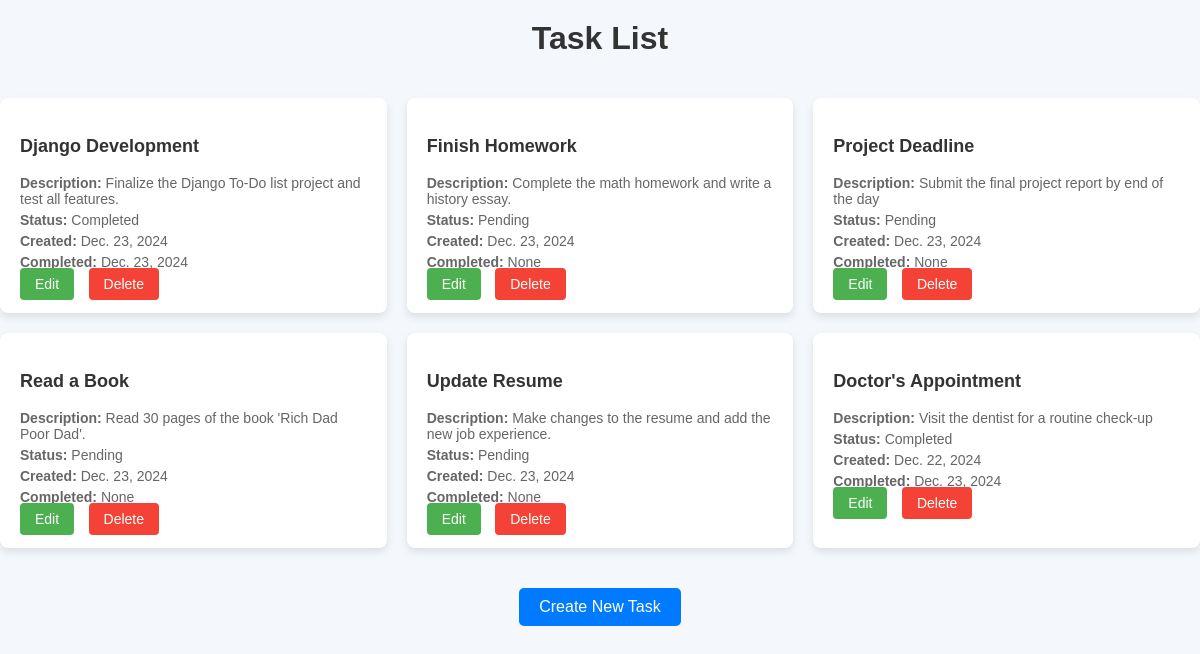
The page / on the database its author committed.
### task/models.py (models this page shows, shortened)
class Task(models.Model):
    STATUS_PENDING = 'pending'
    STATUS_COMPLETED = 'completed'
    STATUS_CHOICES = [
        (STATUS_PENDING, 'Pending'),
        (STATUS_COMPLETED, 'Completed'),
    ]
    task_name = models.CharField(max_length=50, verbose_name='Task Name', help_text='Enter the task name.')
    task_description = models.TextField(max_length=500, verbose_name='Description', help_text='Provide a task description.')
    task_status = models.CharField(max_length=10, choices=STATUS_CHOICES, default=STATUS_PENDING)
    task_created = models.DateField(default=date.today, verbose_name='Created Date')
    task_completed = models.DateField(null=True, blank=True, verbose_name='Completed Date')
    class Meta:
        verbose_name = "Task"
        verbose_name_plural = "Tasks"
        ordering = ['-task_created']

### task/views.py (the view)
# urls.py: path('', views.task_list, name='task_list'),
def task_list(request):
    tasks = Task.objects.all()
    return render(request, 'task_list.html', {'tasks': tasks})

### task/templates/task_list.html (shortened to what this page needs)
<!DOCTYPE html>
<html lang="en">
<head>
</head>
<body>
    <h1>Task List</h1>
    <div class="task-container">
        {% for task in tasks %}
        <div class="task-card">
            <h3>{{ task.task_name }}</h3>
            <p><strong>Description:</strong> {{ task.task_description }}</p>
            <p><strong>Status:</strong> {{ task.get_task_status_display }}</p>
            <p><strong>Created:</strong> {{ task.task_created }}</p>
            <p><strong>Completed:</strong> {{ task.task_completed }}</p>
            <a href="{% url 'task:task_edit' task.id %}" class="edit-btn">Edit</a>
            <a href="{% url 'task:task_delete' task.id %}" class="delete-btn">Delete</a>
        </div>
        {% empty %}
        <p>No tasks available.</p>
        {% endfor %}
    </div>
    <div class="back-link">
        <a href="{% url 'task:task_create' %}">
            <button>Create New Task</button>
        </a>
    </div>
</body>
</html>

### task/templates/task_list.html (style rules this page uses)
body { font-family: Arial, sans-serif; background-color: #f4f7fc; margin: 0; padding: 0; display: flex; flex-direction: column; align-items: center; }
h1 { text-align: center; color: #333; margin-top: 20px; }
.task-container { display: grid; grid-template-columns: repeat(auto-fill, minmax(300px, 1fr)); gap: 20px; padding: 20px; width: 100%; max-width: 1200px; }
.task-card { background-color: #fff; border-radius: 8px; box-shadow: 0 4px 8px rgba(0, 0, 0, 0.1); padding: 20px; text-align: left; transition: transform 0.2s; }
.task-card h3 { font-size: 18px; color: #333; }
.task-card p { font-size: 14px; color: #666; margin: 5px 0; }
.task-card a { text-decoration: none; padding: 8px 15px; border-radius: 4px; font-size: 14px; margin-right: 10px; }
.task-card .edit-btn { background-color: #4CAF50; color: white; }
.task-card .delete-btn { background-color: #f44336; color: white; }
.back-link { margin-top: 20px; }
.back-link button { background-color: #007bff; color: white; font-size: 16px; padding: 10px 20px; border: none; border-radius: 5px; cursor: pointer; }

### rows shown on the page
Task: task_name "Django Development", task_description "Finalize the Django To-Do list project and test all features.", task_status "Completed", task_created "Dec. 23, 2024", task_completed "Dec. 23, 2024"
Task: task_name "Finish Homework", task_description "Complete the math homework and write a history essay.", task_status "Pending", task_created "Dec. 23, 2024", task_completed "None"
Task: task_name "Project Deadline", task_description "Submit the final project report by end of the day", task_status "Pending", task_created "Dec. 23, 2024", task_completed "None"
Task: task_name "Read a Book", task_description "Read 30 pages of the book 'Rich Dad Poor Dad'.", task_status "Pending", task_created "Dec. 23, 2024", task_completed "None"
Task: task_name "Update Resume", task_description "Make changes to the resume and add the new job experience.", task_status "Pending", task_created "Dec. 23, 2024", task_completed "None"
Task: task_name "Doctor's Appointment", task_description "Visit the dentist for a routine check-up", task_status "Completed", task_created "Dec. 22, 2024", task_completed "Dec. 23, 2024"
